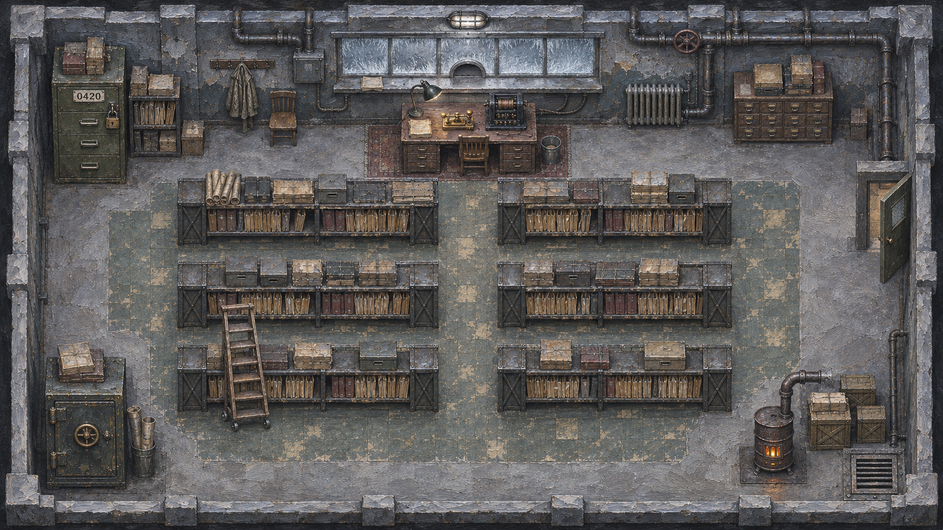
#> input picture godot_project/art/80_maps/Archive/map.png, 943 x 530 px, shrunk from 1672 x 941 before the run, found by its file name
$ python build_group_one_manifests.py
#> lines starting #> are read from the running program, lines starting #| are printed output that depends on the picture
from __future__ import annotations

import hashlib
import json
from pathlib import Path
from PIL import Image

ART = Path('godot_project/art')
MAP_ROOT = ART / '80_maps'
RUN_ROOT = ART / 'generation_runs/2026-11-18/asset_completion'
MAPS = {
    'BroadcastTower302': ('broadcast_tower_302', '302 号广播塔 · 围攻场地', '302 Broadcast Tower · siege grounds'),
    'EagleBeakCliff': ('eagle_beak_cliff', '鹰嘴崖 · 004 号车皮脱轨点', 'Eagle Beak Cliff · Car 004 derailment'),
    'StationBuranYard': ('station_buran_yard', '布拉风货场 · 西站铁路院', 'West Station · Buran rail yard'),
}

def sha(path: Path) -> str:
    return hashlib.sha256(path.read_bytes()).hexdigest()

def info(path: Path) -> tuple[list[int], str]:
    with Image.open(path) as image:
#> image is the input picture: PIL image 943x530 RGB; mean R, G, B 92.8, 90.2, 89.2
        return [image.width, image.height], image.mode

def write_json(path: Path, data: dict) -> None:
    path.write_text(json.dumps(data, ensure_ascii=False, indent=2) + '\n', encoding='utf-8')

for folder, (map_id, name_zh, name_en) in MAPS.items():
    package = MAP_ROOT / folder
    run = RUN_ROOT / folder
    map_path = package / 'map.png'
    night_path = package / 'map_night.png'
    source_path = package / 'cutout-source.png'
    map_size, _ = info(map_path)
#> map_size = [943, 530]
    night_size, _ = info(night_path)
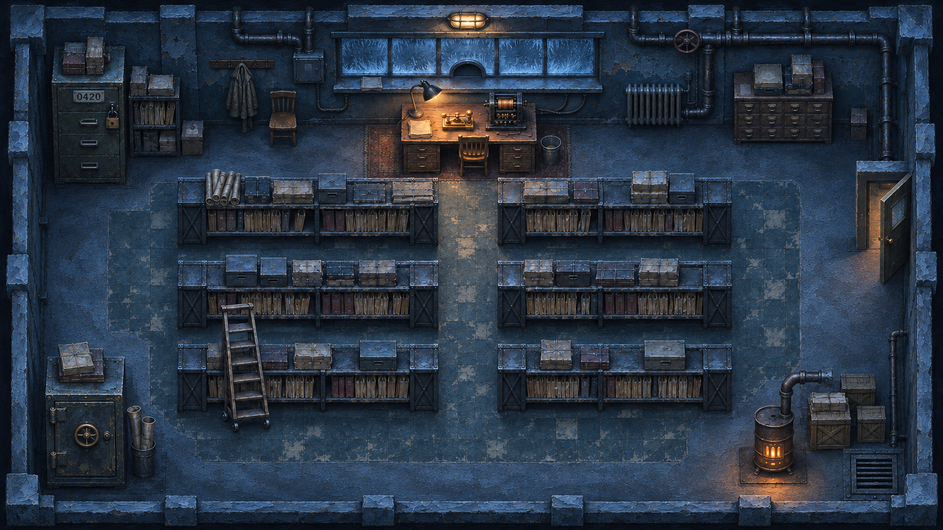
#> input picture godot_project/art/80_maps/Archive/map_night.png, 943 x 530 px, shrunk from 1672 x 941 before the run, found by its file name
#> in info, image is the input picture: PIL image 943x530 RGB; mean R, G, B 42, 53.6, 68.4
#> night_size = [943, 530]
    source_size, source_mode = info(source_path)
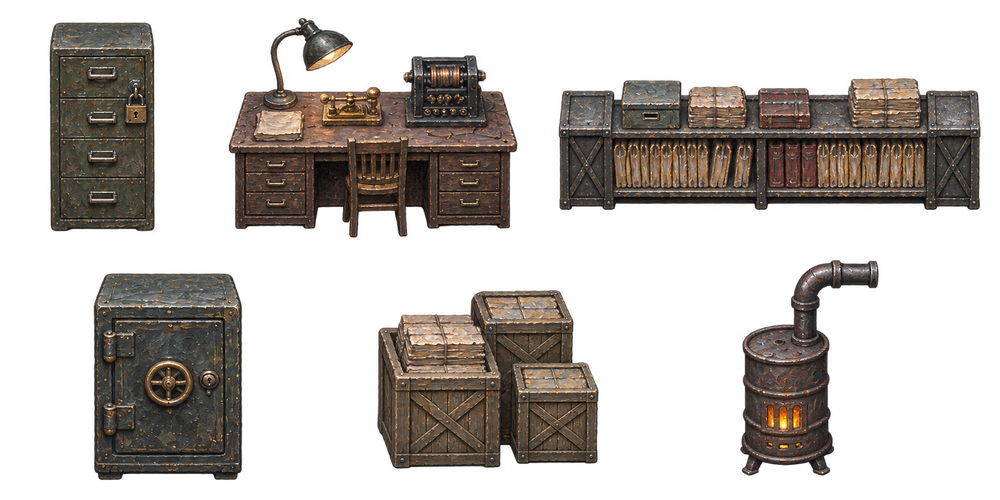
#> input picture godot_project/art/80_maps/Archive/cutout-source.png, 1000 x 500 px, shrunk from 1774 x 887 before the run, found by its file name
#> in info, image is the input picture: PIL image 1000x500 RGBA; mean R, G, B, A 34.7, 29.4, 25, 94.8
#> source_size = [1000, 500]; source_mode = 'RGBA'
#> (the run stopped early here; a loop or call above may not have finished)
